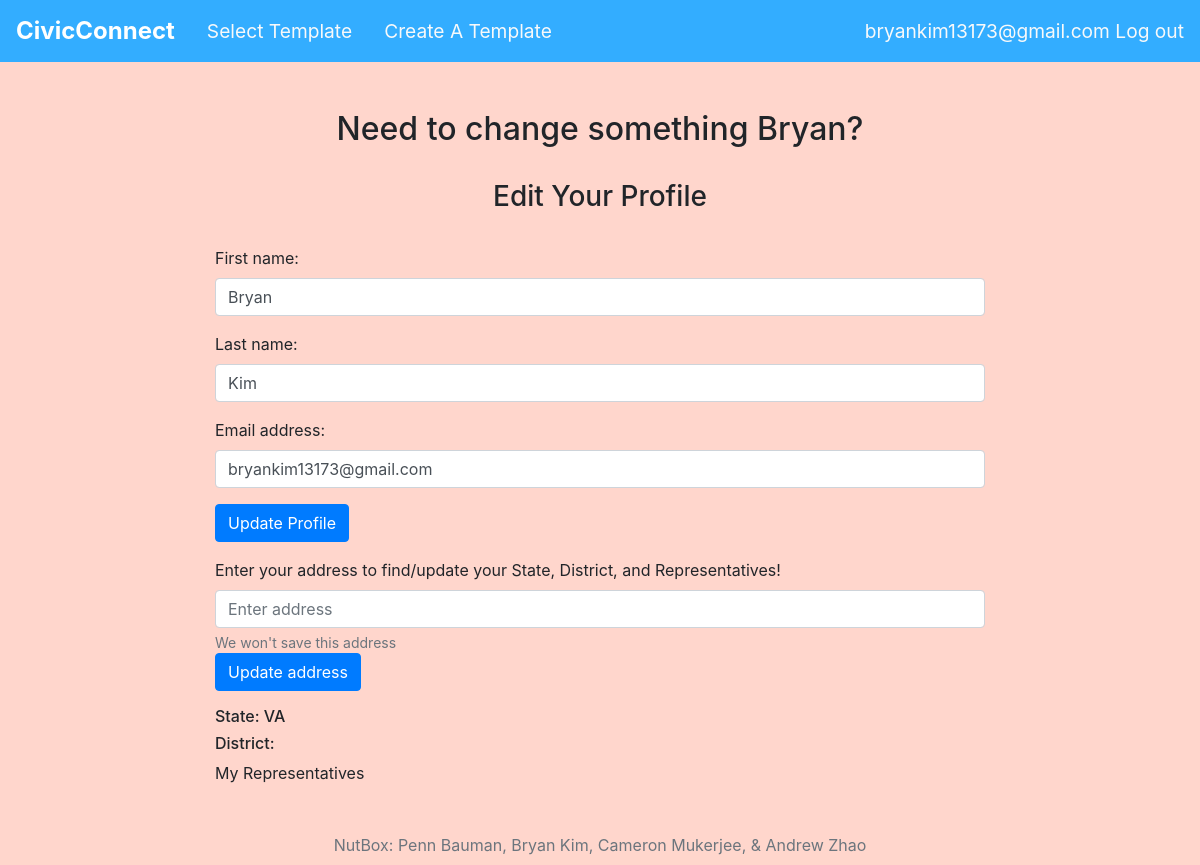
/profile/ (signed in), run on an earlier commit of the app's database.
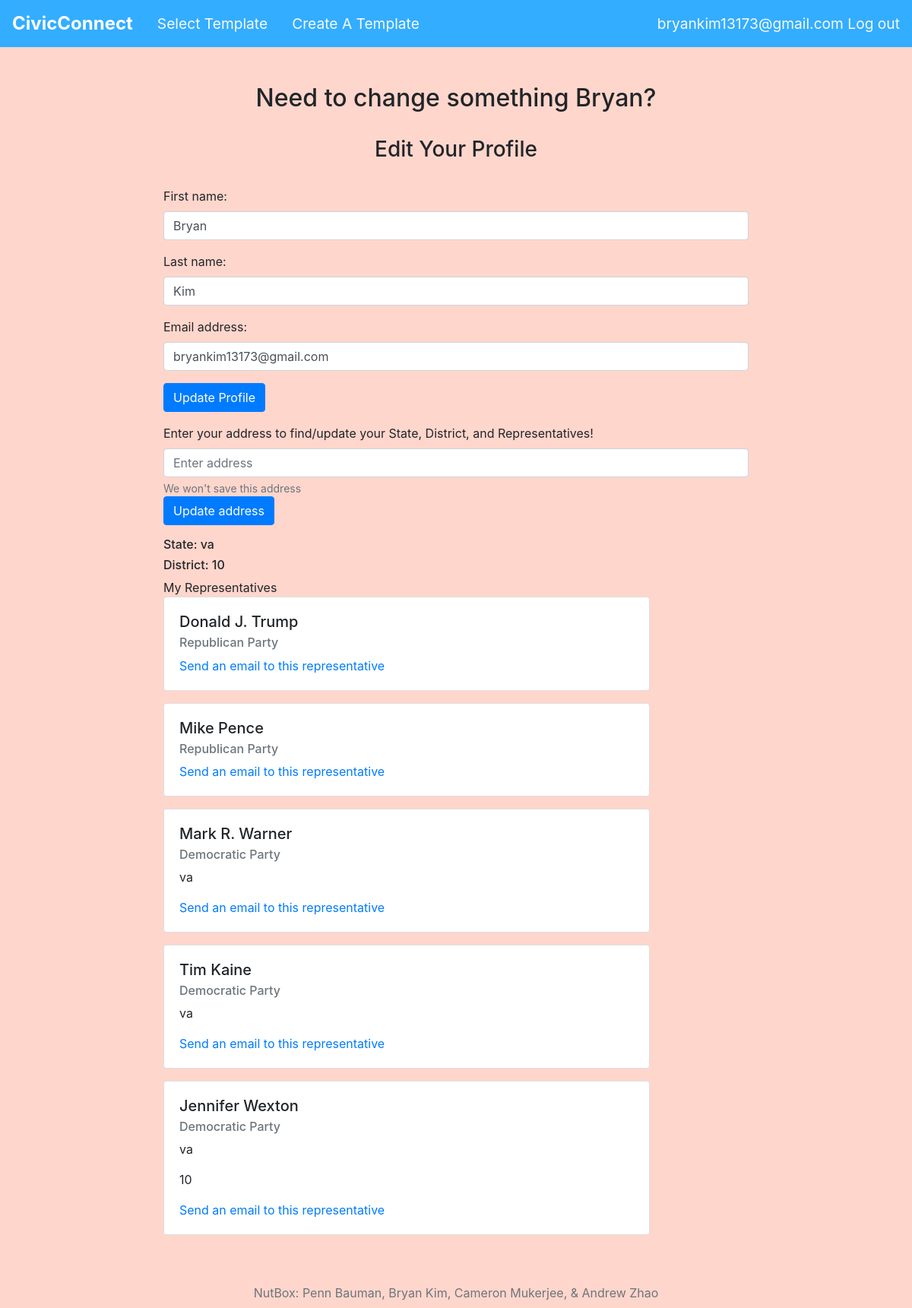
And on a later commit of the database.
### masterdata/models.py (models this page shows, shortened)
class client(models.Model):
    user = models.OneToOneField(User,related_name='clients',unique=True,null=False, db_index=True,on_delete=models.CASCADE)
    State = models.CharField(max_length = 2)
    District = models.CharField(max_length= 5, default= '')
    issues = models.ForeignKey(Issue,blank = True,null=True, on_delete=models.CASCADE)
    representatives = models.ManyToManyField(Representative)
    favorites  = models.ManyToManyField(Emailtemplate)

class Representative(models.Model):
    name = models.CharField(max_length = 100)
    state = models.CharField(max_length= 2)
    district = models.CharField(max_length= 5)
    party = models.CharField(max_length= 50)
    email = models.CharField(max_length = 50)
    def __str__(self):
        return self.name

### nutboxcivic/views.py (the view, shortened to what this page needs)
# urls.py: path('profile/', views.update_profile, name = 'profile'),
@login_required
@transaction.atomic
def update_profile(request):
    me = client.objects.get(user = request.user)
    if request.method == 'POST':
        user_form = UserForm(request.POST, instance=request.user)
        profile_form = ProfileForm(request.POST, instance=request.user.clients)
        if user_form.is_valid() and profile_form.is_valid():
            user_form.save()
            profile_form.save()
            return HttpResponseRedirect('/')
        else:
            messages.error(request, _('Please correct the error below.'))
    else:
        user_form = UserForm(instance=request.user)
        profile_form = ProfileForm(instance=request.user.clients)
    status = 0
    errormessage = ""
    reps = ['','','','','']
    return render(request, 'civic/profile.html', {
        'user_form': user_form,
        'profile_form': profile_form,
        'apistatus' : errormessage,
        'me' : me,
        'allreps' : me.representatives.all(),
    })

### nutboxcivic/forms.py
class UserForm(forms.ModelForm):
    class Meta:
        model = User
        fields = ('first_name', 'last_name', 'email')
        widgets = {
            'first_name' : forms.TextInput(attrs = {'class': 'form-control'}),
            'last_name' : forms.TextInput(attrs = {'class': 'form-control'}),
            'email' : forms.TextInput(attrs = {'class': 'form-control'}),
        }

class ProfileForm(forms.ModelForm):
    class Meta:
        model = client
        fields = ('State','representatives')
        widgets = {
            'State' : forms.TextInput(attrs = {'class': 'form-control'}),
        }
        representatives = forms.ModelChoiceField(queryset=Representative.objects.all().order_by('state'))

### nutboxcivic/templates/civic/profile.html (shortened to what this page needs)
{% extends 'civic/base.html' %}
{% block content %}
<div class="row justify-content-center">
	<h2>Need to change something {{ user.first_name }}?</h2>
</div>
<br>
<div class="row justify-content-center">
	<h3> Edit Your Profile</h3>
</div>
<br>
<form method="POST">
 {{ user_form.as_p }}
 <input type="submit" class="btn btn-primary" value = "Update Profile"></button>
</form>
<form action="{% url 'profile'%}" method="get">
    <label for="InputAddress">Enter your address to find/update your State, District, and Representatives!</label>
    <input type="text" class="form-control" id="InputAddress" name="InputAddress" placeholder="Enter address">
    <small id="addressHelp" class="form-text text-muted">We won't save this address</small>
	<input type="submit" class="btn btn-primary" value = "Update address"></button>
</form>
<h6>State: {{me.State}}</h6>
<h6>District: {{me.District}}</h6>
My Representatives
{% for currentrep in allreps %}
	<div class="card" style="width: 40rem; margin-bottom:1em">
		<div class="card-body">
			<h5 class="card-title">{{currentrep.name}}</h5>
			<h6 class="card-subtitle mb-2 text-muted">{{currentrep.party}}</h6>
			{%if user.is_authenticated%}
				{%if currentrep.state != ''%}
					<p class="card-text">{{currentrep.state}}</p>
				{%endif%}
				{%if currentrep.district != ''%}
					<p class="card-text">{{currentrep.district}}</p>
				{%endif%}
			{%endif%}
			<a href= "https://api.time.com/wp-content/uploads/2019/01/gettyimages-914246230.jpg" class="card-link">Send an email to this representative</a>
		</div>
	</div>
{% endfor %}
{% endblock %}

What changed in the data, as far as the page shows it:
changed client: State "VA" → "va"; District (not shown) → "10"
now on this page (row unchanged): Representative: name "Donald J. Trump", party "Republican Party"
now on this page (row unchanged): Representative: name "Mike Pence", party "Republican Party"
added Representative: name "Mark R. Warner", party "Democratic Party", state "va"
added Representative: name "Tim Kaine", party "Democratic Party", state "va"
added Representative: name "Jennifer Wexton", party "Democratic Party", state "va", district "10"
